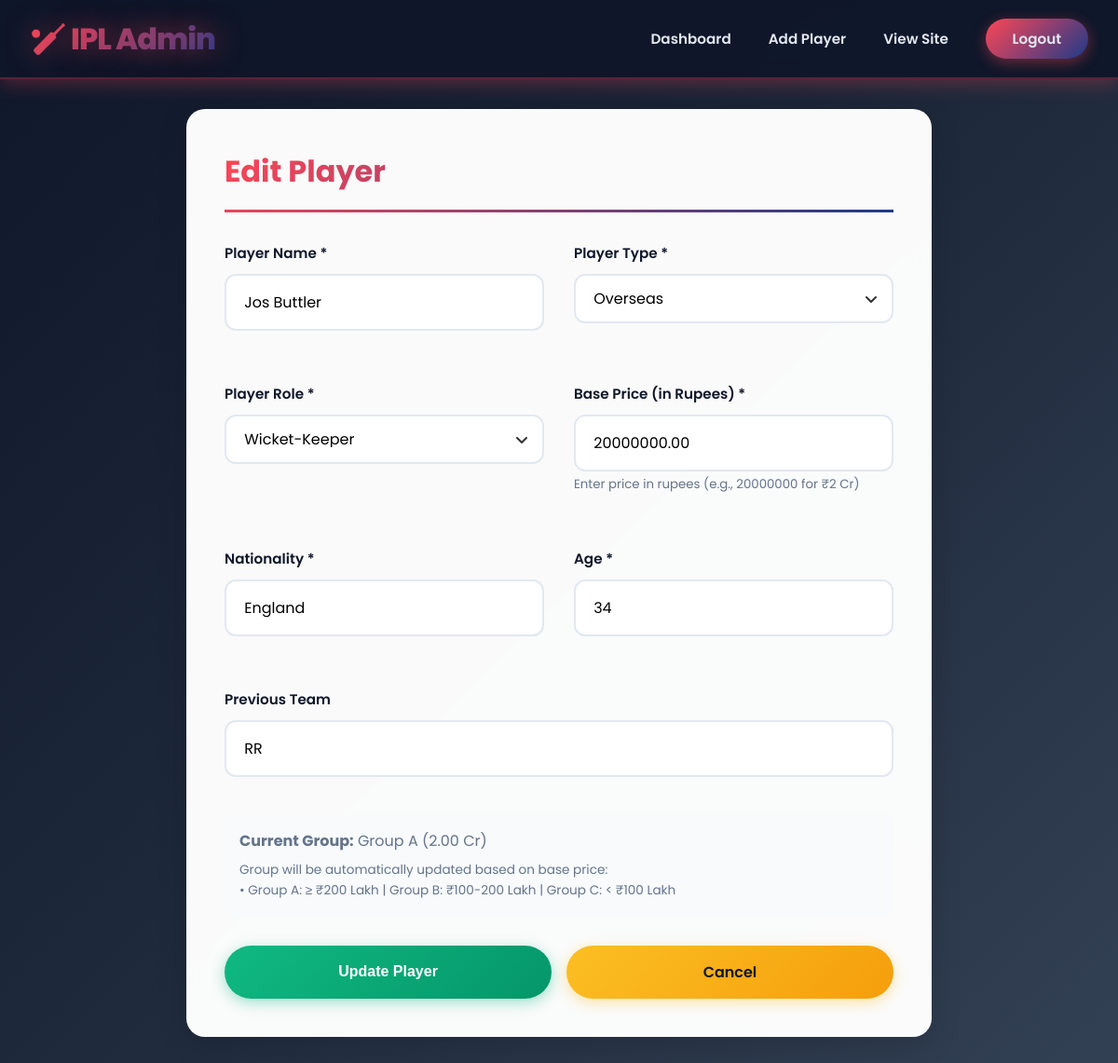
Page /admin/edit_player.php?id=1 (signed in) on the committed database.
### tables this page shows
CREATE TABLE players (
    player_id INT AUTO_INCREMENT PRIMARY KEY,
    player_name VARCHAR(100) NOT NULL,
    player_image VARCHAR(255),
    player_type ENUM('Indian', 'Indian Uncapped', 'Overseas', 'Overseas Uncapped') NOT NULL,
    player_role ENUM('Batsman', 'Bowler', 'All-Rounder', 'Wicket-Keeper') NOT NULL,
    base_price DECIMAL(15, 2) NOT NULL,
    auction_group ENUM('Marquee', 'A', 'B', 'C', 'D') NOT NULL,
    previous_team VARCHAR(100),
    nationality VARCHAR(50) NOT NULL,
    age INT,
    is_sold BOOLEAN DEFAULT FALSE,
    current_team_id INT,
    sold_price DECIMAL(15, 2),
    created_at TIMESTAMP DEFAULT CURRENT_TIMESTAMP,
    FOREIGN KEY (current_team_id) REFERENCES teams(team_id) ON DELETE SET NULL
);

### includes/player_functions.php (called while the page is built, shortened)
<?php
function getPlayerById($player_id) {
    $conn = getDBConnection();
    $player_id = $conn->real_escape_string($player_id);
    $sql = "SELECT p.*, ps.*, t.team_name
            FROM players p
            LEFT JOIN player_stats ps ON p.player_id = ps.player_id
            LEFT JOIN teams t ON p.current_team_id = t.team_id
            WHERE p.player_id = $player_id";
    $result = $conn->query($sql);
    $player = $result ? $result->fetch_assoc() : null;
    return $player;
}
function formatCurrency($amount) {
    $crores = $amount / 10000000;
    return number_format($crores, 2) . ' Cr';
}
?>

### admin/edit_player.php (the view, shortened to what this page needs)
<?php
require_once '../includes/player_functions.php';
$player_id = $_GET['id'] ?? 0;
$conn = getDBConnection();
$player_id_clean = $conn->real_escape_string($player_id);
$player = getPlayerById($player_id_clean);
?>
<!DOCTYPE html>
<html lang="en">
<head>
    <link rel="stylesheet" href="../assets/css/style.css?v=2.0">
</head>
<body>
    <nav class="navbar">
        <div class="nav-container">
            <a href="dashboard.php" class="logo">🏏 IPL Admin</a>
            <ul class="nav-menu">
                <li><a href="dashboard.php">Dashboard</a></li>
                <li><a href="add_player.php">Add Player</a></li>
                <li><a href="../index.php">View Site</a></li>
                <li><a href="logout.php" class="nav-button">Logout</a></li>
            </ul>
        </div>
    </nav>
    <div class="container">
        <div class="card" style="max-width: 800px; margin: 2rem auto;">
            <div class="card-header">
                <h2>Edit Player</h2>
            </div>
            <form method="POST">
                <div class="grid grid-2">
                    <div class="form-group">
                        <label>Player Name *</label>
                        <input type="text" name="player_name" class="form-control" required
                               value="<?php echo htmlspecialchars($player['player_name']); ?>">
                    </div>
                    <div class="form-group">
                        <label>Player Type *</label>
                        <select name="player_type" class="form-control" required>
                            <option value="Overseas" <?php echo $player['player_type'] == 'Overseas' ? 'selected' : ''; ?>>Overseas</option>
                        </select>
                    </div>
                    <div class="form-group">
                        <label>Player Role *</label>
                        <select name="player_role" class="form-control" required>
                            <option value="Wicket-Keeper" <?php echo $player['player_role'] == 'Wicket-Keeper' ? 'selected' : ''; ?>>Wicket-Keeper</option>
                        </select>
                    </div>
                    <div class="form-group">
                        <label>Base Price (in Rupees) *</label>
                        <input type="number" name="base_price" class="form-control" required
                               value="<?php echo $player['base_price']; ?>" step="100000" min="3000000">
                        <small style="color: #64748b;">Enter price in rupees (e.g., 20000000 for ₹2 Cr)</small>
                    </div>
                    <div class="form-group">
                        <label>Nationality *</label>
                        <input type="text" name="nationality" class="form-control" required
                               value="<?php echo htmlspecialchars($player['nationality']); ?>">
                    </div>
                    <div class="form-group">
                        <label>Age *</label>
                        <input type="number" name="age" class="form-control" required
                               value="<?php echo $player['age']; ?>" min="16" max="50">
                    </div>
                    <div class="form-group" style="grid-column: 1 / -1;">
                        <label>Previous Team</label>
                        <input type="text" name="previous_team" class="form-control"
                               value="<?php echo htmlspecialchars($player['previous_team'] ?? ''); ?>"
                               placeholder="e.g., CSK, MI, RCB">
                    </div>
                </div>
                <div style="background: #f8fafc; padding: 1rem; border-radius: 10px; margin: 1rem 0;">
                    <p style="margin: 0; color: #64748b;">
                        <strong>Current Group:</strong> Group <?php echo $player['auction_group']; ?>
                        (<?php echo formatCurrency($player['base_price']); ?>)
                    </p>
                    <p style="margin: 0.5rem 0 0 0; font-size: 0.85rem; color: #64748b;">
                        Group will be automatically updated based on base price:<br>
                        • Group A: ≥ ₹200 Lakh | Group B: ₹100-200 Lakh | Group C: < ₹100 Lakh
                    </p>
                </div>
                <div style="display: flex; gap: 1rem; margin-top: 2rem;">
                    <button type="submit" class="btn btn-success" style="flex: 1;">
                        Update Player
                    </button>
                    <a href="dashboard.php" class="btn btn-warning" style="flex: 1; text-align: center;">
                        Cancel
                    </a>
                </div>
            </form>
        </div>
    </div>
</body>
</html>

### assets/css/style.css (style rules this page uses)
* { margin: 0; padding: 0; box-sizing: border-box; }
:root { --primary: #ff4655; --secondary: #1e3a8a; --accent: #fbbf24; --success: #10b981; --danger: #ef4444; --dark: #0f172a; --light: #f8fafc; --gradient-1: linear-gradient(135deg, #667eea 0%, #764ba2 100%); --gradient-2: linear-gradient(135deg, #f093fb 0%, #f5576c 100%); --gradient-3: linear-gradient(135deg, #4facfe 0%, #00f2fe 100%); --gradient-ipl: linear-gradient(135deg, #ff4655 0%, #1e3a8a 100%); --shadow-sm: 0 2px 8px rgba(0, 0, 0, 0.1); --shadow-md: 0 4px 16px rgba(0, 0, 0, 0.12); --shadow-lg: 0 8px 32px rgba(0, 0, 0, 0.15); --shadow-xl: 0 12px 48px rgba(0, 0, 0, 0.2); }
body { font-family: 'Poppins', 'Segoe UI', sans-serif; background: linear-gradient(135deg, #0f172a 0%, #1e293b 50%, #334155 100%); background-attachment: fixed; color: #333; line-height: 1.6; min-height: 100vh; }
.navbar { background: rgba(15, 23, 42, 0.95); backdrop-filter: blur(10px); padding: 1rem 2rem; box-shadow: 0 4px 20px rgba(255, 70, 85, 0.3); position: sticky; top: 0; z-index: 1000; border-bottom: 2px solid rgba(255, 70, 85, 0.3); }
.nav-container { max-width: 1400px; margin: 0 auto; display: flex; justify-content: space-between; align-items: center; }
.logo { font-size: 2rem; font-weight: 800; background: var(--gradient-ipl); -webkit-background-clip: text; -webkit-text-fill-color: transparent; background-clip: text; text-decoration: none; letter-spacing: -1px; text-shadow: 0 0 30px rgba(255, 70, 85, 0.5); }
.nav-menu { display: flex; list-style: none; gap: 2.5rem; }
.nav-menu a { color: #e2e8f0; text-decoration: none; font-weight: 600; transition: all 0.3s ease; position: relative; font-size: 0.95rem; }
.nav-menu a::after { content: ''; position: absolute; bottom: -5px; left: 0; width: 0; height: 2px; background: var(--gradient-ipl); transition: width 0.3s ease; }
.nav-button { background: var(--gradient-ipl); color: white; padding: 0.7rem 1.8rem; border-radius: 25px; text-decoration: none; transition: all 0.3s ease; font-weight: 600; box-shadow: 0 4px 15px rgba(255, 70, 85, 0.4); }
.container { max-width: 1400px; margin: 2rem auto; padding: 0 2rem; }
.card { background: rgba(255, 255, 255, 0.98); backdrop-filter: blur(10px); border-radius: 20px; padding: 2.5rem; margin-bottom: 2rem; box-shadow: var(--shadow-lg); border: 1px solid rgba(255, 255, 255, 0.2); transition: all 0.3s ease; }
.card-header { border-bottom: 3px solid; border-image: var(--gradient-ipl) 1; padding-bottom: 1rem; margin-bottom: 2rem; }
.card-header h2 { background: var(--gradient-ipl); -webkit-background-clip: text; -webkit-text-fill-color: transparent; background-clip: text; font-size: 2rem; font-weight: 700; }
.grid { display: grid; gap: 2rem; }
.grid-2 { grid-template-columns: repeat(auto-fit, minmax(300px, 1fr)); }
.btn { padding: 1rem 2rem; border: none; border-radius: 50px; font-size: 1rem; font-weight: 600; cursor: pointer; transition: all 0.3s cubic-bezier(0.175, 0.885, 0.32, 1.275); text-decoration: none; display: inline-block; position: relative; overflow: hidden; }
.btn::before { content: ''; position: absolute; top: 50%; left: 50%; width: 0; height: 0; border-radius: 50%; background: rgba(255, 255, 255, 0.3); transform: translate(-50%, -50%); transition: width 0.6s, height 0.6s; }
.btn-success { background: linear-gradient(135deg, #10b981 0%, #059669 100%); color: white; box-shadow: 0 4px 15px rgba(16, 185, 129, 0.4); }
.btn-warning { background: linear-gradient(135deg, #fbbf24 0%, #f59e0b 100%); color: #0f172a; box-shadow: 0 4px 15px rgba(251, 191, 36, 0.4); }
.form-group { margin-bottom: 1.5rem; }
.form-group label { display: block; margin-bottom: 0.6rem; font-weight: 600; color: #0f172a; font-size: 0.95rem; }
.form-control { width: 100%; padding: 1rem 1.2rem; border: 2px solid #e2e8f0; border-radius: 12px; font-size: 1rem; background: white; transition: all 0.3s ease; font-family: 'Poppins', sans-serif; }
select.form-control { cursor: pointer; appearance: none; background-repeat: no-repeat; background-position: right 1rem center; padding-right: 3rem; }

### rows in the picture
players: player_name "Jos Buttler", player_type "Overseas", player_role "Wicket-Keeper", base_price "20000000.00", nationality "England", age "34", previous_team "RR", auction_group "A", base_price "2.00 Cr"
